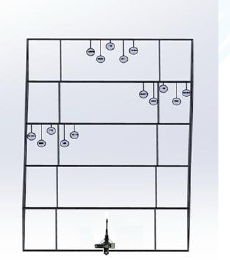
#> input picture frontend/src/assets/stage1-parkour.png, 230 x 260 px
$ python -i frame_processor.py   (imports and definitions only)
#> lines starting #> are read from the running program, lines starting #| are printed output that depends on the picture
"""Gökkalkan Kare İşleyici — HSV Renk Filtresi + Centroid Tracker.

Şartname V1.4 hedef renk kodlaması:
  Aşama 1/2 → Kırmızı hedef; dost/düşman sınıflandırması yapılmaz
  Aşama 3   → Kırmızı düşman, camgöbeği dost; kırmızı balon IFF kanıtı değildir

Algı çıktısı: TrackCandidate listesi → perception_bridge → /tracks/update API

Tüm HSV eşik değerleri konfigüre edilebilir (FrameProcessor.__init__ parametreleri).
Gerçek hedef görüntülerinden kalibrasyon için scripts/calibrate_hsv.py (TBD) kullanın.
"""

from __future__ import annotations

import logging
import math
import time
from dataclasses import dataclass, field
from typing import Any

from aim_alignment import AimCalibration, calibrated_aim_error

logger = logging.getLogger(__name__)


# [8 lines left out: function is_probable_balloon_shape, not called in this run]

# numpy and opencv are optional
try:
    import numpy as np
    import cv2
    _CV_OK = True
except ImportError:
    np = None   # type: ignore[assignment]
    cv2 = None  # type: ignore[assignment]
    _CV_OK = False
    logger.warning("numpy/opencv not found; FrameProcessor running in mock mode.")


# ---------------------------------------------------------------------------
# Veri modeli
# ---------------------------------------------------------------------------

@dataclass
class TrackCandidate:
    """Kameradan tespit edilen tek bir hedef adayı.

    rangeM: kameradan mesafe tahmini (şimdilik bbox alanından; LiDAR entegrasyonu sonra)
    bearingDeg: kamera görüntüsünde yatay açı tahmini (piksel merkezden)
    object_role: 'target' (maket) veya 'balloon' (imha balonu)
    fire_candidate: False → ateş yetkisi asla verilmez (balon, ilişkisiz nesne)
    """
    track_id:    str
    cx:          float           # görüntü piksel X merkezi
    cy:          float           # görüntü piksel Y merkezi
    width_px:    float           # bounding box genişliği (piksel)
    height_px:   float           # bounding box yüksekliği (piksel)
    area_px:     float           # kontur alanı (piksel²)
    color:       str             # "red" | "blue" | "red_balloon" | "unknown"
    friend_foe:  str             # "Düşman" | "Dost" | "Bilinmeyen"
    target_type: str             # "Bilinmeyen" (Aşama 2) veya sınıf (Aşama 3)
    confidence:  float           # 0.0–1.0
    range_m:     float           # tahmini mesafe (m)
    bearing_deg: float           # tahmini yatay açı (°)
    velocity_x_px_s: float = 0.0
    velocity_y_px_s: float = 0.0
    freshness_ms: float = 0.0
    state: str = "TRACKED"
    receive_monotonic_ns: int = field(default_factory=time.monotonic_ns)
    detected_at: float = field(default_factory=time.time)
    yaw_error_deg: float | None = None
    pitch_error_deg: float | None = None
    aim_calibration_id: str | None = None
    aim_calibration_hash: str | None = None
    aim_valid: bool = False
    object_role: str = "target"   # "target" | "balloon"
    fire_candidate: bool = True    # balon track'lerinde False
    frame_width_px: int = 1280
    frame_height_px: int = 720

    # [125 lines left out: functions to_api_dict, _hungarian_match, not called in this run]


class CentroidTracker:
    """Distance-based centroid tracker with Hungarian optimal assignment.

    Matches detected contours across frames and maintains stable IDs.
    Tracks absent for more than *max_disappeared* frames are dropped.
    """

    def __init__(self, max_disappeared: int = 10, max_distance_px: float = 80.0) -> None:
        self.tracks:         dict[str, dict[str, Any]] = {}
        self.disappeared:    dict[str, int] = {}
        self.max_disappeared = max_disappeared
        self.max_distance    = max_distance_px
        self._next_track_number = 1

    def update(
        self,
        detections: list[tuple[float, float, float, float, float, str]],
        *,
        timestamp_ns: int | None = None,
    ) -> dict[str, dict[str, Any]]:
        """Update tracks with new detections using Hungarian optimal matching.

        Args:
            detections: (cx, cy, w, h, area, color) tuple list

        Returns:
            Active tracks: {track_id: {cx, cy, w, h, area, color, age}}
        """
        now_ns = time.monotonic_ns() if timestamp_ns is None else timestamp_ns
        if not detections:
            # Increment miss counter for all tracks; prune stale ones
            for tid in list(self.disappeared):
                self.disappeared[tid] += 1
                if self.disappeared[tid] > self.max_disappeared:
                    del self.tracks[tid]
                    del self.disappeared[tid]
            return {
                tid: track
                for tid, track in self.tracks.items()
                if self.disappeared.get(tid, 0) == 0
            }

        if not self.tracks:
            # First frame: register all detections as new tracks
            for det in detections:
                self._register(det, now_ns)
        else:
            track_ids = list(self.tracks.keys())
            track_centers = [
                (self.tracks[tid]["cx"], self.tracks[tid]["cy"])
                for tid in track_ids
            ]

            # Build Euclidean distance cost matrix [tracks × detections]
            cost: list[list[float]] = []
            for tx, ty in track_centers:
                row: list[float] = []
                for det in detections:
                    dist = ((det[0] - tx) ** 2 + (det[1] - ty) ** 2) ** 0.5
                    # Distances beyond max_distance are treated as infeasible
                    row.append(dist if dist < self.max_distance else float("inf"))
                cost.append(row)

            # Optimal assignment via Hungarian algorithm
            assignments = _hungarian_match(cost)

            used_dets: set[int] = set()
            used_tracks: set[int] = set()

            for ti, di in assignments:
                if cost[ti][di] >= self.max_distance:
                    continue  # infeasible pair — skip
                tid = track_ids[ti]
                det = detections[di]
                previous = self.tracks[tid]
                elapsed_s = max(
                    1e-9, (now_ns - int(previous.get("last_seen_ns", now_ns))) / 1e9
                )
                self.tracks[tid].update({
                    "cx": det[0], "cy": det[1],
                    "w": det[2], "h": det[3],
                    "area": det[4], "color": det[5],
                    "age": self.tracks[tid].get("age", 0) + 1,
                    "velocity_x_px_s": (det[0] - float(previous["cx"])) / elapsed_s,
                    "velocity_y_px_s": (det[1] - float(previous["cy"])) / elapsed_s,
                    "last_seen_ns": now_ns,
                })
                self.disappeared[tid] = 0
                used_dets.add(di)
                used_tracks.add(ti)

            # Increment miss counter for unmatched tracks
            for ti, tid in enumerate(track_ids):
                if ti not in used_tracks:
                    self.disappeared[tid] += 1
                    if self.disappeared[tid] > self.max_disappeared:
                        del self.tracks[tid]
                        del self.disappeared[tid]

            # Unmatched detections become new tracks
            for di, det in enumerate(detections):
                if di not in used_dets:
                    self._register(det, now_ns)

        return {
            tid: track
            for tid, track in self.tracks.items()
            if self.disappeared.get(tid, 0) == 0
        }
    # [18 lines left out: function _register, not called in this run]


# ---------------------------------------------------------------------------
# Kare İşleyici
# ---------------------------------------------------------------------------

class FrameProcessor:
    """Kamera karesini alır, hedef adaylarını tespit eder.

    HSV Renk Aralıkları (varsayılan — sahada kalibrasyon önerilir):
      Kırmızı: İki ayrı Hue bant (Hue wrap-around: 0-10 ve 170-180)
      Mavi:    Hue 100-130

    Mesafe Tahmini:
      Gerçek mesafe LiDAR entegrasyonuna kadar bbox alanından tahmin edilir.
      Bu değerler test ve görselleştirme içindir; Safety Gate kararı için
      doğrulanmış LiDAR menzili beklenmesi gerekir.
    """

    # HSV Kırmızı (iki bant — Hue 0-10 ve 170-180)
    RED_LOW1  = (0,   120, 80)
    RED_HIGH1 = (10,  255, 255)
    RED_LOW2  = (170, 120, 80)
    RED_HIGH2 = (180, 255, 255)

    # HSV Mavi
    # Yayımlanan dost rengi #00A3E0 OpenCV HSV uzayında yaklaşık H=98'dir.
    BLUE_LOW  = (88, 100, 60)
    BLUE_HIGH = (130, 255, 255)

    # Minimum kontur alanı (piksel²) — gürültü eşiği
    MIN_AREA_PX: float = 300.0

    # Raspberry Pi Camera Module 3 Standard yatay görüş alanı (üretici: 66°)
    HFOV_DEG: float = 66.0

    # Kaba mesafe tahmini katsayısı (kalibrasyonla düzeltilmeli)
    RANGE_AREA_K: float = 50_000.0  # range_m ≈ K / sqrt(area_px)

    def __init__(
        self,
        image_width:   int   = 1280,
        image_height:  int   = 720,
        min_area_px:   float = MIN_AREA_PX,
        hfov_deg:      float = HFOV_DEG,
        range_area_k:  float = RANGE_AREA_K,
        tracker_max_disappeared: int = 10,
        tracker_max_dist_px:     float = 80.0,
        classify_colors: bool = True,
        aim_calibration: AimCalibration | None = None,
    ) -> None:
        self.image_width   = image_width
        self.image_height  = image_height
        self.min_area_px   = min_area_px
        self.hfov_deg      = hfov_deg
        self.range_area_k  = range_area_k
        self.classify_colors = classify_colors
        self.aim_calibration = aim_calibration
        self._tracker = CentroidTracker(
            max_disappeared=tracker_max_disappeared,
            max_distance_px=tracker_max_dist_px,
        )
        self._balloon_tracker = CentroidTracker(
            max_disappeared=max(4, tracker_max_disappeared),
            max_distance_px=tracker_max_dist_px * 1.2,
        )
        self._frames_processed = 0

    # ------------------------------------------------------------------
    # Ana işleme akışı
    # ------------------------------------------------------------------

    def process(
        self,
        frame: Any,
        stage: int = 2,
        *,
        receive_monotonic_ns: int | None = None,
    ) -> list[TrackCandidate]:
        """RGB numpy kareyi işle; hedef adayı listesi döndür.

        Args:
            frame: RGB numpy array (H, W, 3) — None ise boş liste döner
            stage: Yarışma aşaması (1/2/3). Aşama 1/2'de yalnız kırmızı hedef
                   aranır ve tespitler "Bilinmeyen" olarak etiketlenir.

        Returns:
            TrackCandidate listesi (boş olabilir)
        """
#> called with stage = 2
        timestamp_ns = time.monotonic_ns() if receive_monotonic_ns is None else receive_monotonic_ns
        if not _CV_OK or frame is None:
            self._tracker.update([], timestamp_ns=timestamp_ns)
            return []

        self._frames_processed += 1

        # Gürültü azaltma
        blurred = cv2.GaussianBlur(frame, (7, 7), 0)
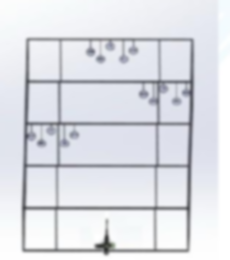
#> blurred: shape (260, 230, 3); mean R, G, B 222, 224, 230.1
        hsv     = cv2.cvtColor(blurred, cv2.COLOR_RGB2HSV)
#> hsv: shape (260, 230, 3); mean H, S, V 99.3, 9.4, 230.1

        # Renk maskeleri
        if not self.classify_colors:
            # Renk filtresi kapatıldığında doygun/parlak bölgeleri aday kabul et.
            _, s, v = cv2.split(hsv)
            mask    = cv2.bitwise_and(
                cv2.inRange(s, 80, 255),
                cv2.inRange(v, 60, 255),
            )
            color_label = "unknown"
        elif stage in (1, 2):
            # V1.4: Aşama 1 ve 2 hedefleri kırmızıdır; sınıflandırma gerekmez.
            mask_r1 = cv2.inRange(hsv, self.RED_LOW1, self.RED_HIGH1)
#> mask_r1: shape (260, 230); every value is 0
            mask_r2 = cv2.inRange(hsv, self.RED_LOW2, self.RED_HIGH2)
            mask = cv2.bitwise_or(mask_r1, mask_r2)
            color_label = "unknown"
        else:
            # V1.4 + güncel hedef tablosu: kırmızı düşman / camgöbeği dost.
            # Camgöbeği (#00A3E0) mevcut OpenCV "blue" HSV bandının içindedir;
            # taşıma sözleşmesindeki color değeri geriye uyumluluk için blue kalır.
            mask_r1   = cv2.inRange(hsv, self.RED_LOW1,  self.RED_HIGH1)
            mask_r2   = cv2.inRange(hsv, self.RED_LOW2,  self.RED_HIGH2)
            mask_red  = cv2.bitwise_or(mask_r1, mask_r2)
            mask_blue = cv2.inRange(hsv, self.BLUE_LOW,  self.BLUE_HIGH)
            mask      = cv2.bitwise_or(mask_red, mask_blue)
            color_label = "multi"  # kontur başına aşağıda belirlenir

        # Morfolojik temizlik
        kernel = cv2.getStructuringElement(cv2.MORPH_ELLIPSE, (5, 5))
        mask   = cv2.morphologyEx(mask, cv2.MORPH_OPEN,  kernel)
        mask   = cv2.morphologyEx(mask, cv2.MORPH_CLOSE, kernel)

        # Kontur tespiti
        contours, _ = cv2.findContours(
            mask, cv2.RETR_EXTERNAL, cv2.CHAIN_APPROX_SIMPLE
        )
#> contours = []

        detections: list[tuple[float, float, float, float, float, str]] = []
        balloon_detections: list[tuple[float, float, float, float, float, str]] = []
        for cnt in contours:
            area = float(cv2.contourArea(cnt))
            if area < self.min_area_px:
                continue
            x, y, w, h = cv2.boundingRect(cnt)
            cx = float(x + w / 2)
            cy = float(y + h / 2)

            # Kontur başına renk etiketi belirle (Aşama 3)
            if color_label == "multi":
                sub_hsv = hsv[y : y + h, x : x + w]
                r1 = cv2.inRange(sub_hsv, self.RED_LOW1, self.RED_HIGH1)
                r2 = cv2.inRange(sub_hsv, self.RED_LOW2, self.RED_HIGH2)
                blue_m = cv2.inRange(sub_hsv, self.BLUE_LOW, self.BLUE_HIGH)
                red_count  = int(cv2.countNonZero(cv2.bitwise_or(r1, r2)))
                blue_count = int(cv2.countNonZero(blue_m))
                clr = "red" if red_count >= blue_count else "blue"
            else:
                clr = color_label

            if stage == 3 and clr == "red":
                # All target makets have a red balloon attached below them.
                # The balloon colour alone is not IFF evidence; it must not be
                # published as an independent enemy track (friendly fire risk).
                # Instead, Stage 3 publishes it as a separate 'balloon' role
                # track so balloon_association.py can link it to its maket.
                perimeter = float(cv2.arcLength(cnt, True))
                if is_probable_balloon_shape(
                    area=area,
                    perimeter=perimeter,
                    width=float(w),
                    height=float(h),
                ):
                    balloon_detections.append((cx, cy, float(w), float(h), area, "red_balloon"))
                    continue

            detections.append((cx, cy, float(w), float(h), area, clr))
#> this loop made 0 passes
#> after the loop, balloon_detections = []; detections = []

        # Tracker güncelle
        active_tracks = self._tracker.update(detections, timestamp_ns=timestamp_ns)
#> active_tracks = 0 items

        # Update balloon tracker (Stage 3)
        balloon_active: dict[str, dict[str, Any]] = {}
        if stage == 3 and _CV_OK:
            balloon_active = self._balloon_tracker.update(
                balloon_detections, timestamp_ns=timestamp_ns
            )

        # TrackCandidate listesi üret
        candidates: list[TrackCandidate] = []
        for tid, tr in active_tracks.items():
            clr = tr.get("color", "unknown")
            if stage == 3 and self.classify_colors:
                friend_foe  = "Düşman" if clr == "red" else "Dost" if clr == "blue" else "Bilinmeyen"
                # Tip sınıfı doğrulanmış detector/HEF modeli bağlanana kadar
                # uydurulmaz. Renk yalnız dost/düşman kararını destekler.
                target_type = "Bilinmeyen"
            else:
                friend_foe  = "Bilinmeyen"
                target_type = "Bilinmeyen"

            # Güven skoru: izin yaşı ve alan büyüklüğüne göre (0.3–0.9)
            age_bonus = min(0.3, tr.get("age", 1) * 0.03)
            confidence = min(0.9, 0.3 + age_bonus)

            # Mesafe tahmini (bbox alanı tabanlı — kaba tahmin)
            area_px = max(1.0, tr.get("area", 1.0))
            range_m = min(15.0, self.range_area_k / (area_px ** 0.5))

            # Yatay açı tahmini
            bearing_deg = (
                (tr["cx"] - self.image_width / 2) / self.image_width * self.hfov_deg
            )

            candidate = TrackCandidate(
                    track_id    = tid,
                    cx          = tr["cx"],
                    cy          = tr["cy"],
                    width_px    = tr.get("w", 0.0),
                    height_px   = tr.get("h", 0.0),
                    area_px     = area_px,
                    color       = clr,
                    friend_foe  = friend_foe,
                    target_type = target_type,
                    confidence  = confidence,
                    range_m     = range_m,
                    bearing_deg = bearing_deg,
                    velocity_x_px_s=float(tr.get("velocity_x_px_s", 0.0)),
                    velocity_y_px_s=float(tr.get("velocity_y_px_s", 0.0)),
                    freshness_ms=max(
                        0.0,
                        (timestamp_ns - int(tr.get("last_seen_ns", timestamp_ns))) / 1e6,
                    ),
                    receive_monotonic_ns=timestamp_ns,
                    frame_width_px=self.image_width,
                    frame_height_px=self.image_height,
                )
            if self.aim_calibration is not None:
                aim = calibrated_aim_error(
                    candidate,
                    self.aim_calibration,
                    now_monotonic_ns=timestamp_ns,
                    aim_point_px=None,  # Future: pass balloon center here
                )
                candidate.aim_valid = bool(aim["valid"])
                candidate.aim_calibration_id = str(aim["calibrationId"])
                candidate.aim_calibration_hash = str(aim["calibrationHash"])
                if candidate.aim_valid:
                    candidate.yaw_error_deg = float(aim["yawErrorDeg"])
                    candidate.pitch_error_deg = float(aim["pitchErrorDeg"])
            candidates.append(candidate)
#> after the loop, candidates = []

        # Balloon TrackCandidates (Stage 3 only)
        # fire_candidate=False: balloon tracks can never be direct fire targets.
        # balloon_association.py will link them to their parent maket track.
        for tid, tr in balloon_active.items():
            area_px = max(1.0, tr.get("area", 1.0))
            bearing_deg = (
                (tr["cx"] - self.image_width / 2) / self.image_width * self.hfov_deg
            )
            age_bonus = min(0.3, tr.get("age", 1) * 0.03)
            balloon_candidate = TrackCandidate(
                track_id    = f"{tid}-BAL",
                cx          = tr["cx"],
                cy          = tr["cy"],
                width_px    = tr.get("w", 0.0),
                height_px   = tr.get("h", 0.0),
                area_px     = area_px,
                color       = "red_balloon",
                friend_foe  = "Bilinmeyen",
                target_type = "Balon",
                confidence  = min(0.9, 0.3 + age_bonus),
                range_m     = min(15.0, self.range_area_k / (area_px ** 0.5)),
                bearing_deg = bearing_deg,
                velocity_x_px_s=float(tr.get("velocity_x_px_s", 0.0)),
                velocity_y_px_s=float(tr.get("velocity_y_px_s", 0.0)),
                freshness_ms=max(
                    0.0,
                    (timestamp_ns - int(tr.get("last_seen_ns", timestamp_ns))) / 1e6,
                ),
                receive_monotonic_ns=timestamp_ns,
                object_role="balloon",
                fire_candidate=False,  # balloon cannot be a direct fire target
                frame_width_px=self.image_width,
                frame_height_px=self.image_height,
            )
            candidates.append(balloon_candidate)

        return candidates

    # [6 lines left out: function stats, not called in this run]

>>> import cv2
>>> picture = cv2.cvtColor(cv2.imread('../../frontend/src/assets/stage1-parkour.png'), cv2.COLOR_BGR2RGB)
>>> result = FrameProcessor().process(picture)
#> result = []

$ run again, on frontend/src/assets/stage2-parkour.png
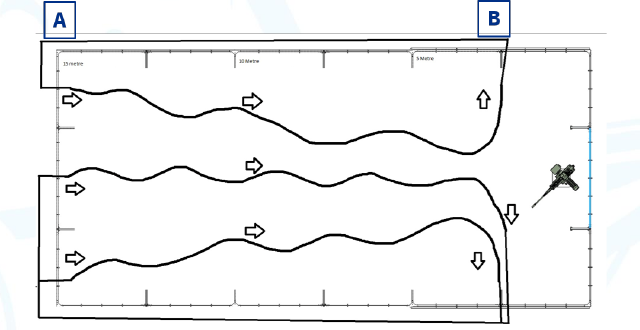
#> input picture frontend/src/assets/stage2-parkour.png, 640 x 330 px
#> in process, `blurred = cv2.GaussianBlur(frame, (7, 7), 0)`:
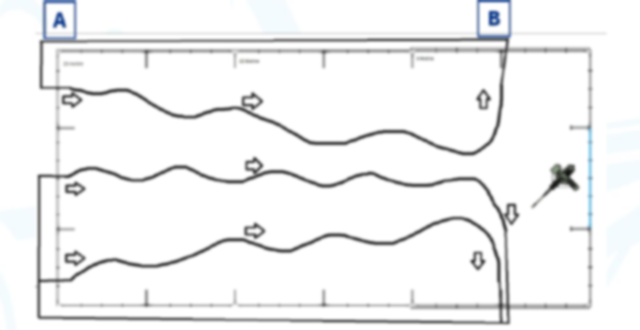
#> blurred: shape (330, 640, 3); mean R, G, B 241.6, 242.1, 242.4
#> hsv: shape (330, 640, 3); mean H, S, V 6.8, 1.1, 242.5
#> mask_r1: shape (330, 640); every value is 0
#> contours = []
#> active_tracks = 0 items
#> after the loop in process, `for tid, tr in active_tracks.items():`: candidates = []
